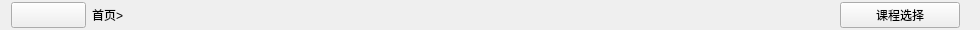
   <widget class="QWidget" name="widBack" native="true">
    <property name="geometry">
     <rect>
      <x>0</x>
      <y>0</y>
      <width>980</width>
      <height>30</height>
     </rect>
    </property>
    <property name="minimumSize">
     <size>
      <width>0</width>
      <height>30</height>
     </size>
    </property>
    <property name="maximumSize">
     <size>
      <width>16777215</width>
      <height>30</height>
     </size>
    </property>
    <layout class="QHBoxLayout" name="horizontalLayout_5">
     <property name="topMargin">
      <number>0</number>
     </property>
     <property name="rightMargin">
      <number>20</number>
     </property>
     <property name="bottomMargin">
      <number>0</number>
     </property>
     <item>
      <widget class="QWidget" name="widget_2" native="true">
       <property name="minimumSize">
        <size>
         <width>75</width>
         <height>26</height>
        </size>
       </property>
       <property name="maximumSize">
        <size>
         <width>75</width>
         <height>26</height>
        </size>
       </property>
       <widget class="QLabel" name="labBackLeft">
        <property name="geometry">
         <rect>
          <x>0</x>
          <y>0</y>
          <width>20</width>
          <height>26</height>
         </rect>
        </property>
        <property name="minimumSize">
         <size>
          <width>20</width>
          <height>26</height>
         </size>
        </property>
        <property name="maximumSize">
         <size>
          <width>20</width>
          <height>26</height>
         </size>
        </property>
        <property name="cursor">
         <cursorShape>ArrowCursor</cursorShape>
        </property>
        <property name="text">
         <string/>
        </property>
       </widget>
       <widget class="QLabel" name="labBackRight">
        <property name="geometry">
         <rect>
          <x>20</x>
          <y>0</y>
          <width>55</width>
          <height>26</height>
         </rect>
        </property>
        <property name="minimumSize">
         <size>
          <width>55</width>
          <height>26</height>
         </size>
        </property>
        <property name="maximumSize">
         <size>
          <width>55</width>
          <height>26</height>
         </size>
        </property>
        <property name="font">
         <font>
          <family>微软雅黑 Light</family>
          <pointsize>11</pointsize>
         </font>
        </property>
        <property name="cursor">
         <cursorShape>ArrowCursor</cursorShape>
        </property>
        <property name="text">
         <string>返回</string>
        </property>
        <property name="alignment">
         <set>Qt::AlignCenter</set>
        </property>
       </widget>
       <widget class="QPushButton" name="btnBack">
        <property name="geometry">
         <rect>
          <x>0</x>
          <y>0</y>
          <width>75</width>
          <height>26</height>
         </rect>
        </property>
        <property name="minimumSize">
         <size>
          <width>75</width>
          <height>26</height>
         </size>
        </property>
        <property name="maximumSize">
         <size>
          <width>75</width>
          <height>26</height>
         </size>
        </property>
        <property name="font">
         <font>
          <family>微软雅黑 Light</family>
          <pointsize>10</pointsize>
          <weight>50</weight>
          <bold>false</bold>
         </font>
        </property>
        <property name="cursor">
         <cursorShape>PointingHandCursor</cursorShape>
        </property>
        <property name="focusPolicy">
         <enum>Qt::NoFocus</enum>
        </property>
        <property name="text">
         <string/>
        </property>
       </widget>
      </widget>
     </item>
     <item>
      <widget class="QLabel" name="labBackLink">
       <property name="minimumSize">
        <size>
         <width>600</width>
         <height>0</height>
        </size>
       </property>
       <property name="text">
        <string>首页&gt;</string>
       </property>
       <property name="openExternalLinks">
        <bool>false</bool>
       </property>
      </widget>
     </item>
     <item>
      <spacer name="horizontalSpacer_2">
       <property name="orientation">
        <enum>Qt::Horizontal</enum>
       </property>
       <property name="sizeHint" stdset="0">
        <size>
         <width>40</width>
         <height>20</height>
        </size>
       </property>
      </spacer>
     </item>
     <item>
      <widget class="QPushButton" name="btnMenu">
       <property name="minimumSize">
        <size>
         <width>120</width>
         <height>0</height>
        </size>
       </property>
       <property name="text">
        <string>课程选择</string>
       </property>
      </widget>
     </item>
    </layout>
   </widget>
